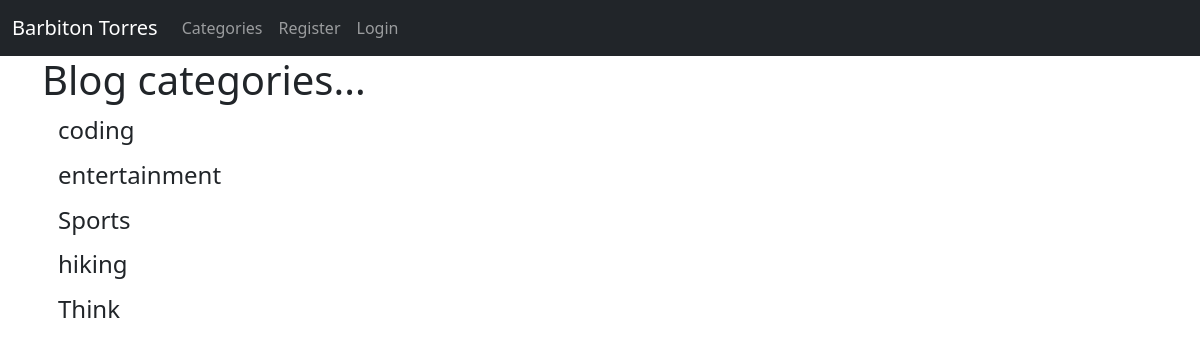
The page /category-list/ on the database its author committed.
### theblog/models.py (models this page shows, shortened)
class Category(models.Model):
    name = models.CharField(max_length=250)
    def __str__(self):
        return self.name

### theblog/views.py (the view)
# urls.py: path('category-list/', CategoryListView, name='category-list'),
def CategoryListView(request):
    cat_menu_list = Category.objects.all()
    return render(request, 'category_list.html', {'cat_menu_list':cat_menu_list })

### theblog/templates/category_list.html (shortened to what this page needs)
{% extends 'base.html' %}
{% block content %}
    <h1>Blog categories...</h1>
        {% for item in cat_menu_list %}
            <h4><a class="dropdown-item" href="{% url 'category' item|slugify %}">{{ item }}</a></h4>
        {% endfor %}
{% endblock %}

### rows shown on the page
Category: name "coding"
Category: name "entertainment"
Category: name "Sports"
Category: name "hiking"
Category: name "Think"
